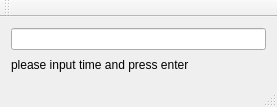
<?xml version="1.0" encoding="UTF-8"?>
<ui version="4.0">
 <class>MainWindow</class>
 <widget class="QMainWindow" name="MainWindow">
  <property name="geometry">
   <rect>
    <x>0</x>
    <y>0</y>
    <width>277</width>
    <height>107</height>
   </rect>
  </property>
  <property name="windowTitle">
   <string>MainWindow</string>
  </property>
  <widget class="QWidget" name="centralWidget">
   <layout class="QVBoxLayout" name="verticalLayout">
    <item>
     <widget class="QLineEdit" name="lineEdit"/>
    </item>
    <item>
     <widget class="QLabel" name="label">
      <property name="text">
       <string>please input time and press enter</string>
      </property>
     </widget>
    </item>
   </layout>
  </widget>
  <widget class="QMenuBar" name="menuBar">
   <property name="geometry">
    <rect>
     <x>0</x>
     <y>0</y>
     <width>277</width>
     <height>18</height>
    </rect>
   </property>
  </widget>
  <widget class="QToolBar" name="mainToolBar">
   <attribute name="toolBarArea">
    <enum>TopToolBarArea</enum>
   </attribute>
   <attribute name="toolBarBreak">
    <bool>false</bool>
   </attribute>
  </widget>
  <widget class="QStatusBar" name="statusBar"/>
 </widget>
 <layoutdefault spacing="6" margin="11"/>
 <resources/>
 <connections/>
</ui>
